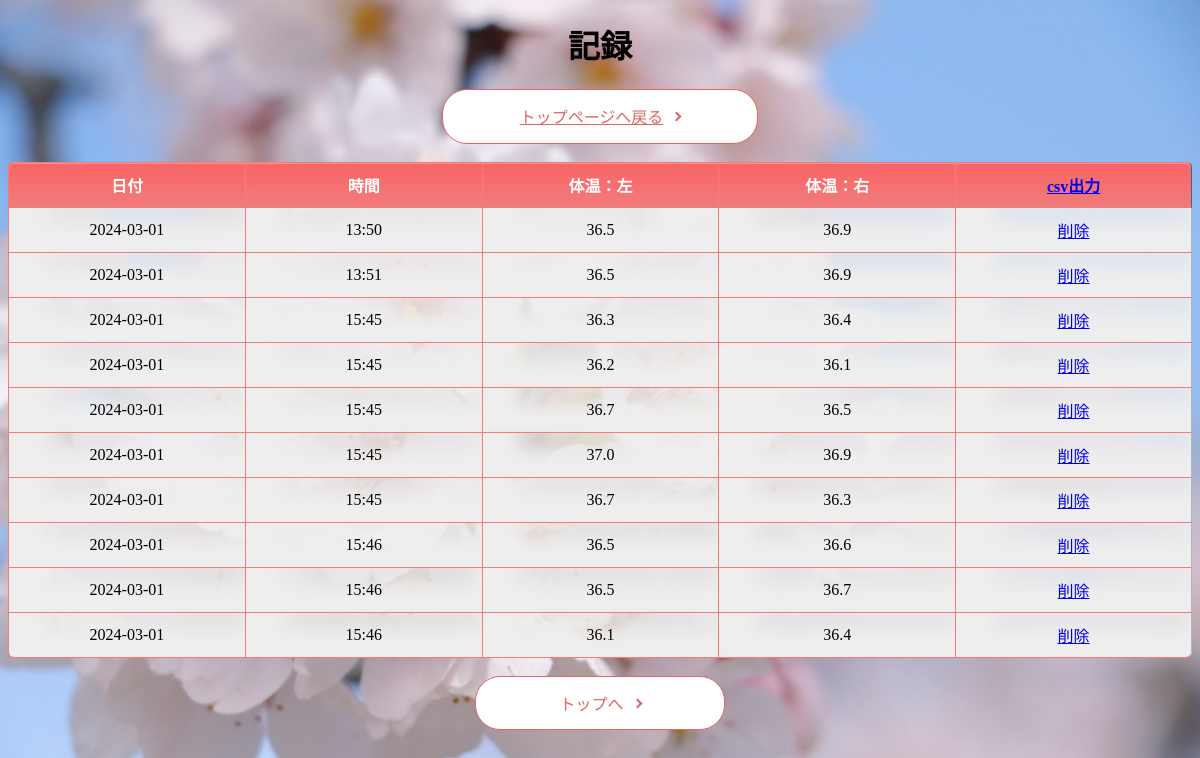
Page /list2 on the earlier database version.
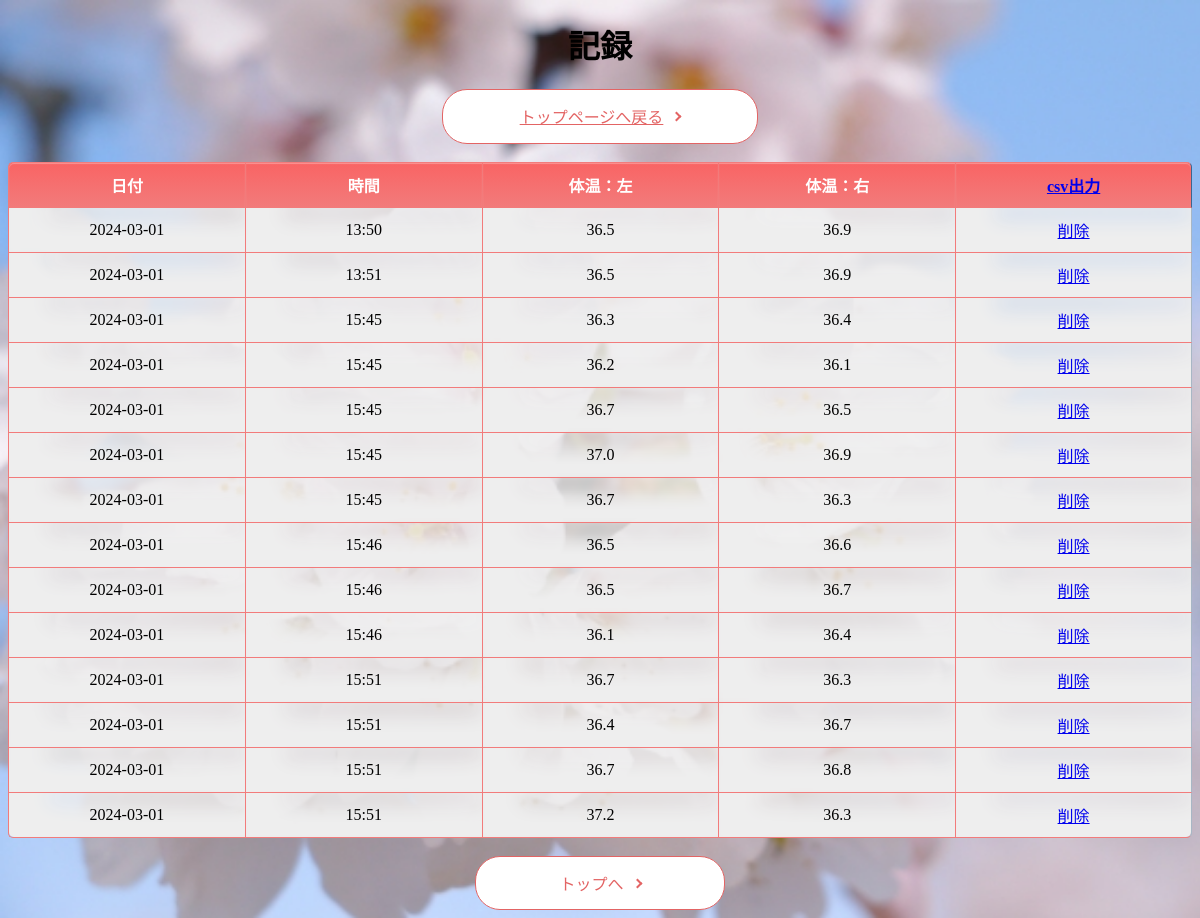
Same page on the later database version.
### tables this page shows
CREATE TABLE TENPRERATURE(        ID INTEGER PRIMARY KEY AUTOINCREMENT,         LIGHT double,         LEFT double,        now TEXT,        DATE TEXT DEFAULT (DATE('now')));

### app.py (the view)
@app.route('/list2')
def read_tenprerature():
    db = database.get_db()
    totals = db.execute("SELECT * FROM TENPRERATURE")
    return render_template('list2.html', totals=totals)

### database.py (called while the page is built)
def get_db():
    if 'db' not in g:
        g.db = sqlite3.connect('memo.db')
        g.db.row_factory = sqlite3.Row
    return g.db

### templates/list2.html (shortened to what this page needs)
{% extends 'base.html' %}
{% block content %}
    <h1 style="text-align: center;">記録</h1>
    <div style="text-align: center;">
        <a href="/" class="button-29">トップページへ戻る</a>
    </div>
    <br>
    <table>
        <thead>
            <tr>
                <th>日付</th>
                <th>時間</th>
                <th>体温：左</th>
                <th>体温：右</th>
                <th><a href="/result2">csv出力</a></th>
            </tr>
        </thead>
        <tbody>
            {% for total in totals %}
                <tr>
                    <td>{{ total['DATE'] }}</td>
                    <td>{{ total['now'] }}</td>
                    <td>{{ total['LEFT'] }}</td>
                    <td>{{ total['LIGHT'] }}</td>
                    <td>
                        <a href="{{ url_for('delete_total', id=total['ID']) }}">削除</a>
                    </td>
                </tr>
            {% endfor %}
        </tbody>
    </table>
    <br>
    <div >
        <button type="button" class="button-29" id="btn">トップへ</button>
      </div>
{% endblock %}

### templates/base.html (shortened to what this page needs)
<!DOCTYPE html>
<html lang="ja">
<head>
<link rel="stylesheet" href="{{ url_for('static', filename='style.css') }}">
</head>
{% block content %}{% endblock %}
</html>

### static/style.css (style rules this page uses)
table { width: 100%; border-collapse:separate; border-spacing: 0; }
table th:first-child { border-radius: 5px 0 0 0; }
table th:last-child { border-radius: 0 5px 0 0; border-right: 1px solid #3c6690; }
table th { text-align: center; color:white; background: linear-gradient(#f96464,#f27b7b); border-left: 1px solid #f27b7b; border-top: 1px solid #f27b7b; border-bottom: 1px solid #f27b7b; box-shadow: 0px 1px 1px rgba(255,255,255,0.3) inset; width: 8%; padding: 10px 0; }
table td { text-align: center; border-left: 1px solid #f27b7b; border-bottom: 1px solid #f27b7b; border-top:none; box-shadow: 20px -17px 20px 20px #eee inset; width: 8%; padding: 10px 0; }
table td:last-child { border-right: 1px solid #a8b7c5; }
table tr:last-child td:first-child { border-radius: 0 0 0 5px; }
table tr:last-child td:last-child { border-radius: 0 0 5px 0; }
.button-29 { display: flex; justify-content: center; align-items: center; position: relative; width: 250px; margin:0 auto; padding: .9em 2em; overflow: hidden; border: 1px solid #e36464; border-radius: 25px; background-color: #fff; color: #e36464; font-size: 1em; }
.button-29::before { position: absolute; top: 0; left: 0; z-index: -1; width: 0; height: 100%; background-color: #e36464; content: ''; transition: width .3s ease; }
.button-29::after { transform: rotate(45deg); width: 5px; height: 5px; margin-left: 10px; border-top: 2px solid #e36464; border-right: 2px solid #e36464; content: ''; }

Differences in the rows shown:
added TENPRERATURE: DATE "2024-03-01", now "15:51", LEFT "36.7", LIGHT "36.3"
added TENPRERATURE: DATE "2024-03-01", now "15:51", LEFT "36.4", LIGHT "36.7"
added TENPRERATURE: DATE "2024-03-01", now "15:51", LEFT "36.7", LIGHT "36.8"
added TENPRERATURE: DATE "2024-03-01", now "15:51", LEFT "37.2", LIGHT "36.3"
